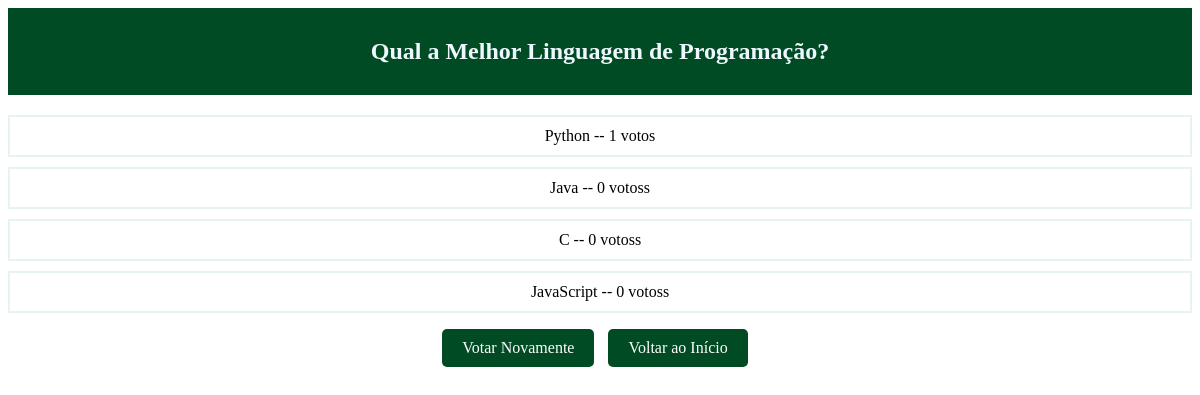
Page /polls/1/results/ on the committed database.
### polls/models.py (models this page shows, shortened)
class Question(models.Model):
    question_text = models.CharField(max_length=200)
    pub_date = models.DateTimeField("date published")

class Choice(models.Model):
    question = models.ForeignKey(Question, on_delete=models.CASCADE)
    choice_text = models.CharField(max_length=200)
    votes = models.IntegerField(default=0)

### polls/views.py (the view)
# urls.py: path("<int:pk>/results/", views.ResultsView.as_view(), name="results"),
class ResultsView(generic.DetailView):
    model = Question
    template_name = "polls/results.html"

### polls/templates/polls/results.html
{% load static %}
  <link rel="stylesheet" href="{% static 'style_results.css' %}">
<h1 class="cabecalho" >{{ question.question_text }}</h1>
<ul>
{% for choice in question.choice_set.all %}
    <li>{{ choice.choice_text }} -- {{ choice.votes }} votos{{ choice.votes|pluralize }}</li>
{% endfor %}
</ul>
<div class="botoes">
  <a href="{% url 'polls:detail' question.id %}">Votar Novamente</a>
  <a href="{% url 'polls:index'%}">Voltar ao Início</a>
</div>

### polls/static/style_results.css (style rules this page uses)
h1 { font-size: 24px; color: rgb(0, 75, 35); margin-bottom: 20px; text-align: center; padding: 30px 0px 30px 0px; }
.cabecalho { background-color: rgb(0, 75, 35); color: aliceblue; text-align: center; }
ul { list-style-type: none; padding: 0; }
ul li { margin-bottom: 10px; text-align: center; padding: 10px; list-style: none; border: 2px solid rgb(231, 243, 237); text-align: center; }
.botoes { text-align: center; }
.botoes a { display: inline-block; padding: 10px 20px; background-color: rgb(0, 75, 35); color: #fff; text-decoration: none; border-radius: 5px; margin-right: 10px; }

### rows in the picture
Question: question_text "Qual a Melhor Linguagem de Programação?"
Choice: choice_text "Python", votes "1"
Choice: choice_text "Java", votes "0"
Choice: choice_text "C", votes "0"
Choice: choice_text "JavaScript", votes "0"
